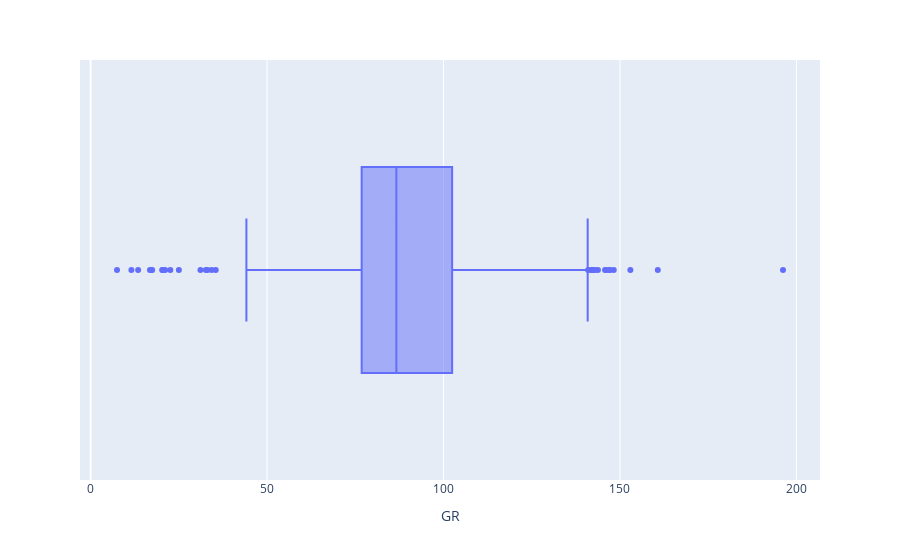

Notebook cell for this chart:
### Markdown cell above
Interactive plotting can be helpful here to be able to visualize the data distribution AND read the summarizing values off the plot.  Plotly express is one Python package that allows for this:

### Code cell
px.box(curve_df, x='GR', orientation='h')

### Figure 1 — Plotly figure (JSON) as saved in the notebook; plotly's stock layout.template omitted (floating-point values rounded to 4 significant figures; data arrays with more than 128 entries replaced by an {"elided": "..."} marker saying what was removed)
{"data": [{"alignmentgroup": "True", "hovertemplate": "GR=%{x}<extra></extra>", "legendgroup": "", "marker": {"color": "#636efa"}, "name": "", "notched": false, "offsetgroup": "", "orientation": "h", "showlegend": false, "type": "box", "x": {"elided": "1120 float values"}, "x0": " ", "xaxis": "x", "y0": " ", "yaxis": "y"}], "layout": {"boxmode": "group", "legend": {"tracegroupgap": 0}, "margin": {"t": 60}, "xaxis": {"anchor": "y", "domain": [0, 1], "title": {"text": "GR"}}, "yaxis": {"anchor": "x", "domain": [0, 1]}}}
